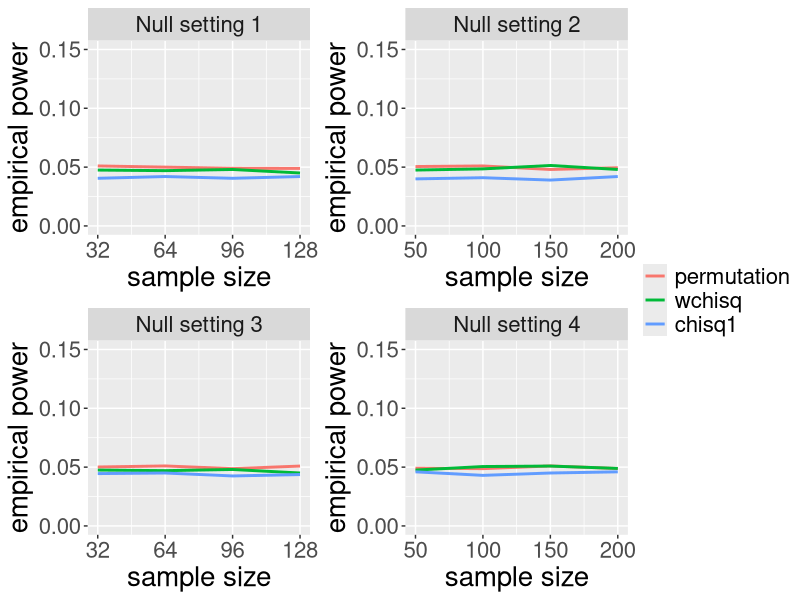

This figure's R source:
library(tidyverse)
library(ggplot2)
library(readxl)
library(ggpubr)

dat = read_xlsx("typeIerror.xlsx")
  
dat = dat %>%
  mutate(Method = factor(Method, levels = c("permutation", "wchisq", "chisq1"))) 

p1 = ggplot(dat%>%filter(setting=="Null setting 1"), aes(x=n, y=typeIerror, group=Method))+
  scale_x_continuous(breaks=c(32, 64, 96, 128))+
  scale_y_continuous(limits=c(0, 0.15))+
  geom_line(aes(col=Method), lwd = 1)+
  xlab("sample size") +
  ylab("empirical power") +
  facet_wrap(~setting, nrow=1, ncol=1, scales="free_x")+
  theme(legend.title = element_blank(), text = element_text(size = 20), element_line(size = 1),
        legend.position="right")

p2 = ggplot(dat%>%filter(setting=="Null setting 2"), aes(x=n, y=typeIerror, group=Method))+
  scale_x_continuous(breaks=c(50, 100, 150, 200))+
  scale_y_continuous(limits=c(0, 0.15))+
  geom_line(aes(col=Method), lwd = 1)+
  xlab("sample size") +
  ylab("empirical power") +
  facet_wrap(~setting, nrow=1, ncol=1, scales="free_x")+
  theme(legend.title = element_blank(), text = element_text(size = 20), element_line(size = 1),
        legend.position="right")


p3 = ggplot(dat%>%filter(setting=="Null setting 3"), aes(x=n, y=typeIerror, group=Method))+
  scale_x_continuous(breaks=c(32, 64, 96, 128))+
  scale_y_continuous(limits=c(0, 0.15))+
  geom_line(aes(col=Method), lwd = 1)+
  xlab("sample size") +
  ylab("empirical power") +
  facet_wrap(~setting, nrow=1, ncol=1, scales="free_x")+
  theme(legend.title = element_blank(), text = element_text(size = 20), element_line(size = 1),
        legend.position="right")

p4 = ggplot(dat%>%filter(setting=="Null setting 4"), aes(x=n, y=typeIerror, group=Method))+
  scale_x_continuous(breaks=c(50, 100, 150, 200))+
  scale_y_continuous(limits=c(0, 0.15))+
  geom_line(aes(col=Method), lwd = 1)+
  xlab("sample size") +
  ylab("empirical power") +
  facet_wrap(~setting, nrow=1, ncol=1, scales="free_x")+
  theme(legend.title = element_blank(), text = element_text(size = 20), element_line(size = 1),
        legend.position="right")

ggarrange(p1, p2, p3, p4, nrow = 2, ncol = 2, common.legend = TRUE, legend = "right")


